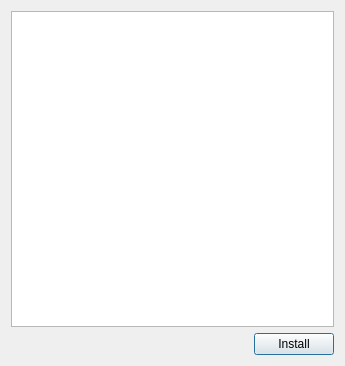
<?xml version="1.0" encoding="UTF-8"?>
<ui version="4.0">
 <class>InstallDialog</class>
 <widget class="QDialog" name="InstallDialog">
  <property name="geometry">
   <rect>
    <x>0</x>
    <y>0</y>
    <width>345</width>
    <height>366</height>
   </rect>
  </property>
  <property name="minimumSize">
   <size>
    <width>345</width>
    <height>366</height>
   </size>
  </property>
  <property name="windowTitle">
   <string>Install themes</string>
  </property>
  <layout class="QVBoxLayout" name="verticalLayout">
   <item>
    <widget class="QListWidget" name="listWidget">
     <property name="editTriggers">
      <set>QAbstractItemView::NoEditTriggers</set>
     </property>
     <property name="selectionMode">
      <enum>QAbstractItemView::MultiSelection</enum>
     </property>
    </widget>
   </item>
   <item>
    <layout class="QHBoxLayout" name="horizontalLayout">
     <item>
      <spacer name="horizontalSpacer">
       <property name="orientation">
        <enum>Qt::Horizontal</enum>
       </property>
       <property name="sizeHint" stdset="0">
        <size>
         <width>40</width>
         <height>20</height>
        </size>
       </property>
      </spacer>
     </item>
     <item>
      <widget class="QPushButton" name="pushButton">
       <property name="text">
        <string>Install</string>
       </property>
       <property name="icon">
        <iconset theme="dialog-apply"/>
       </property>
      </widget>
     </item>
    </layout>
   </item>
  </layout>
 </widget>
 <resources/>
 <connections/>
</ui>
